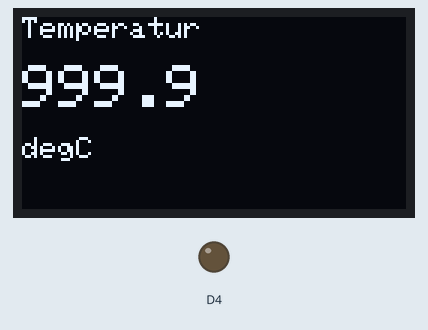
Simulated run of this sketch. Board: ESP8266 (NodeMCU). On the bench: 128×64 one-colour display, output pins drawn as LEDs (lit = HIGH). WiFi joins after 1.5 s; servers stay silent unless stated; no MQTT or app messages arrive unless stated; what the sketch prints to the serial monitor is not drawn.

Above: at 1.6 s.

The sketch:

MQTTRead_ToDisplay.ino
```cpp
/*
 Basic ESP8266 MQTT example

 This sketch demonstrates the capabilities of the pubsub library in combination
 with the ESP8266 board/library.

 It connects to an MQTT server then:
  - publishes "hello world" to the topic "outTopic" every two seconds
  - subscribes to the topic "inTopic", printing out any messages
    it receives. NB - it assumes the received payloads are strings not binary
  - If the first character of the topic "inTopic" is an 1, switch ON the ESP Led,
    else switch it off

 It will reconnect to the server if the connection is lost using a blocking
 reconnect function. See the 'mqtt_reconnect_nonblocking' example for how to
 achieve the same result without blocking the main loop.

 To install the ESP8266 board, (using Arduino 1.6.4+):
  - Add the following 3rd party board manager under "File -> Preferences -> Additional Boards Manager URLs":
       http://arduino.esp8266.com/stable/package_esp8266com_index.json
  - Open the "Tools -> Board -> Board Manager" and click install for the ESP8266"
  - Select your ESP8266 in "Tools -> Board"

 mosquitto_sub -v -t zuHause/#


*/

#include <ESP8266WiFi.h>
#include <PubSubClient.h>
#include <ArduinoJson.h>
#include <Wire.h>
#include <Adafruit_GFX.h>
#include <Adafruit_SSD1306.h>

#define SCREEN_WIDTH 64 // OLED display width, in pixels
#define SCREEN_HEIGHT 48 // OLED display height, in pixels

// Declaration for an SSD1306 display connected to I2C (SDA, SCL pins)
#define OLED_RESET     0 // Reset pin # (or -1 if sharing Arduino reset pin)
Adafruit_SSD1306 display(OLED_RESET);
// Update these with values suitable for your network.

const char* ssid = "D-Link";
const char* password = "PC0913idK@tb9";
const char* mqtt_server = "192.168.178.60";

WiFiClient espClient;
PubSubClient client(espClient);
long lastMsg = 0;
char msg[50];
int value = 0;

void setup() {
  pinMode(BUILTIN_LED, OUTPUT);     // Initialize the BUILTIN_LED pin as an output
  Serial.begin(115200);
  setup_wifi();
  client.setServer(mqtt_server, 1883);
  client.setCallback(callback);
  Wire.begin(D2, D1);

  // SSD1306_SWITCHCAPVCC = generate display voltage from 3.3V internally
  display.begin(SSD1306_SWITCHCAPVCC, 0x3C);

  showValues(999.9);
}

void setup_wifi() {

  delay(10);
  // We start by connecting to a WiFi network
  Serial.println();
  Serial.print("Connecting to ");
  Serial.println(ssid);
  WiFi.mode(WIFI_STA);
  WiFi.begin(ssid, password);

  while (WiFi.status() != WL_CONNECTED) {
    delay(500);
    Serial.print(".");
  }

  Serial.println("");
  Serial.println("WiFi connected");
  Serial.println("IP address: ");
  Serial.println(WiFi.localIP());
}

void callback(char* topic, byte* payload, unsigned int length) {
  Serial.print("Message arrived [");
  Serial.print(topic);
  Serial.print("] ");
  for (int i = 0; i < length; i++) {
    Serial.print((char)payload[i]);
  }
  Serial.println();
 StaticJsonBuffer<500> jsonBuffer;
  JsonObject& root = jsonBuffer.parseObject(payload);

    if (!root.success()) {
    Serial.println("parseObject() failed");
    return;
  }

  double Temp = root["MAX6675"]["ProbeTemperature"];
//  double CV = root["CCS811"]["TVOC"];
//  double Temp = root["SI7021"]["Temperature"];
//  double Hum = root["SI7021"]["Humidity"];

  Serial.print("Temp: ");
  Serial.println(Temp, 6);
 // Serial.print("TVO: ");
 // Serial.println(CV, 6);
  showValues(Temp);

}

void reconnect() {
  // Loop until we're reconnected
  while (!client.connected()) {
    Serial.print("Attempting MQTT connection...");
    // Attempt to connect
    if (client.connect("ESP32Client")) {
      Serial.println("connected");
      // Once connected, publish an announcement...
      //client.publish("outTopic", "hello world");
      // ... and resubscribe
      client.subscribe("sensor_temp_1/tele/SENSOR");
    } else {
      Serial.print("failed, rc=");
      Serial.print(client.state());
      Serial.println(" try again in 5 seconds");
      // Wait 5 seconds before retrying
      delay(5000);
    }
  }


}
void loop() {

  if (!client.connected()) {
    reconnect();
  }
  client.loop();

  long now = millis();
  if (now - lastMsg > 2000) {

    delay(5000);
  }
}


void showValues(double value)
{
 char sstring[10];
  // Clear the buffer
  display.clearDisplay();


  display.setTextSize(1);      // Normal 1:1 pixel scale
  display.setTextColor(WHITE); // Draw white text
  display.setCursor(0, 0);     // Start at top-left corner
  display.cp437(true);         // Use full 256 char 'Code Page 437' font

  display.println(F("Temperatur"));
  display.println("");
  display.setTextSize(2);      // Normal 1:1 pixel scale
  sprintf(sstring,"%3.1f",value);
  display.println(sstring);
  display.setTextSize(1);
  display.println("");
  display.println("degC");
  display.display();
}
```
